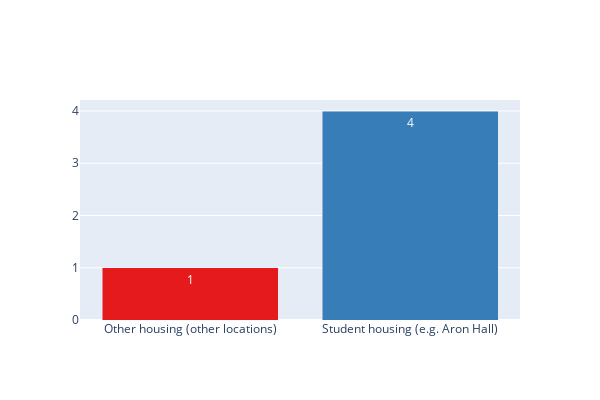

The notebook cell saved with this chart:
### Code cell
plotlyBarplot(data=pd.DataFrame(pts.groupby(["program","location"]).count()["id"]).reset_index(),y="id",x="location",hue="program",
             stacked=True)

### Figure 1 — Plotly figure (JSON) as saved in the notebook; plotly's stock layout.template omitted (floating-point values rounded to 4 significant figures)
{"data": [{"marker": {"color": "rgba(0.8941176470588236, 0.10196078431372549, 0.10980392156862745)"}, "name": "Dual degree programs (e.g. MD/PhD)", "orientation": "v", "text": [1], "textposition": "auto", "type": "bar", "x": ["Other housing (other locations)"], "y": [1]}, {"marker": {"color": "rgba(0.21568627450980393, 0.49411764705882355, 0.7215686274509804)"}, "name": "MD", "orientation": "v", "text": [4], "textposition": "auto", "type": "bar", "x": ["Student housing (e.g. Aron Hall)"], "y": [4]}], "layout": {"autosize": true, "barmode": "stack", "height": 400, "showlegend": false, "title": {"text": "", "x": 0.5, "xanchor": "center", "y": 0.9, "yanchor": "top"}, "width": 600, "xaxis": {"automargin": true, "categoryarray": ["Other housing (other locations)", "Student housing (e.g. Aron Hall)"], "categoryorder": "array", "title": {"font": {"size": 12}, "text": ""}, "type": "category"}, "yaxis": {"automargin": true, "title": {"font": {"size": 12}, "text": ""}}}}
